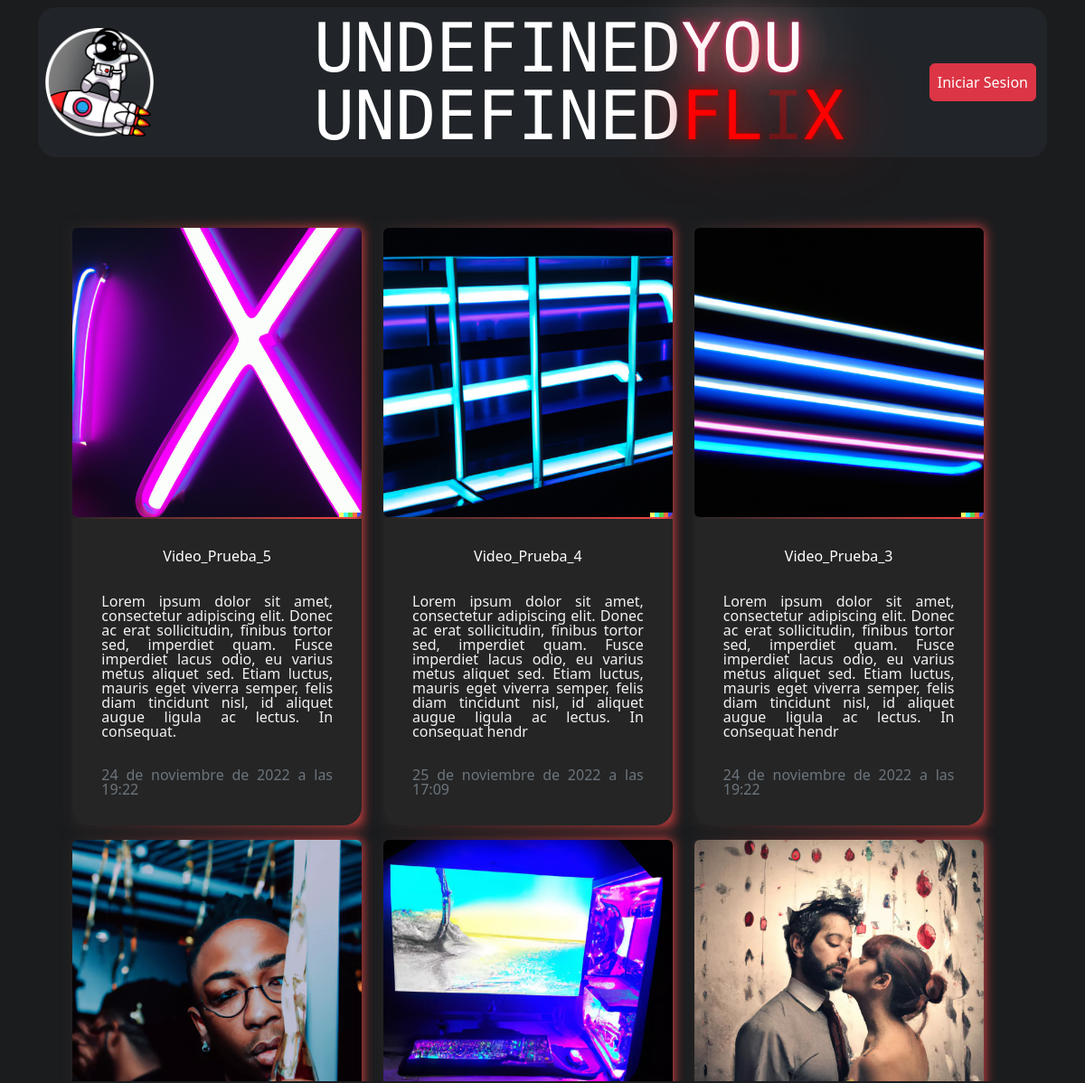
Page /base/videos (upper part) on the earlier database version.
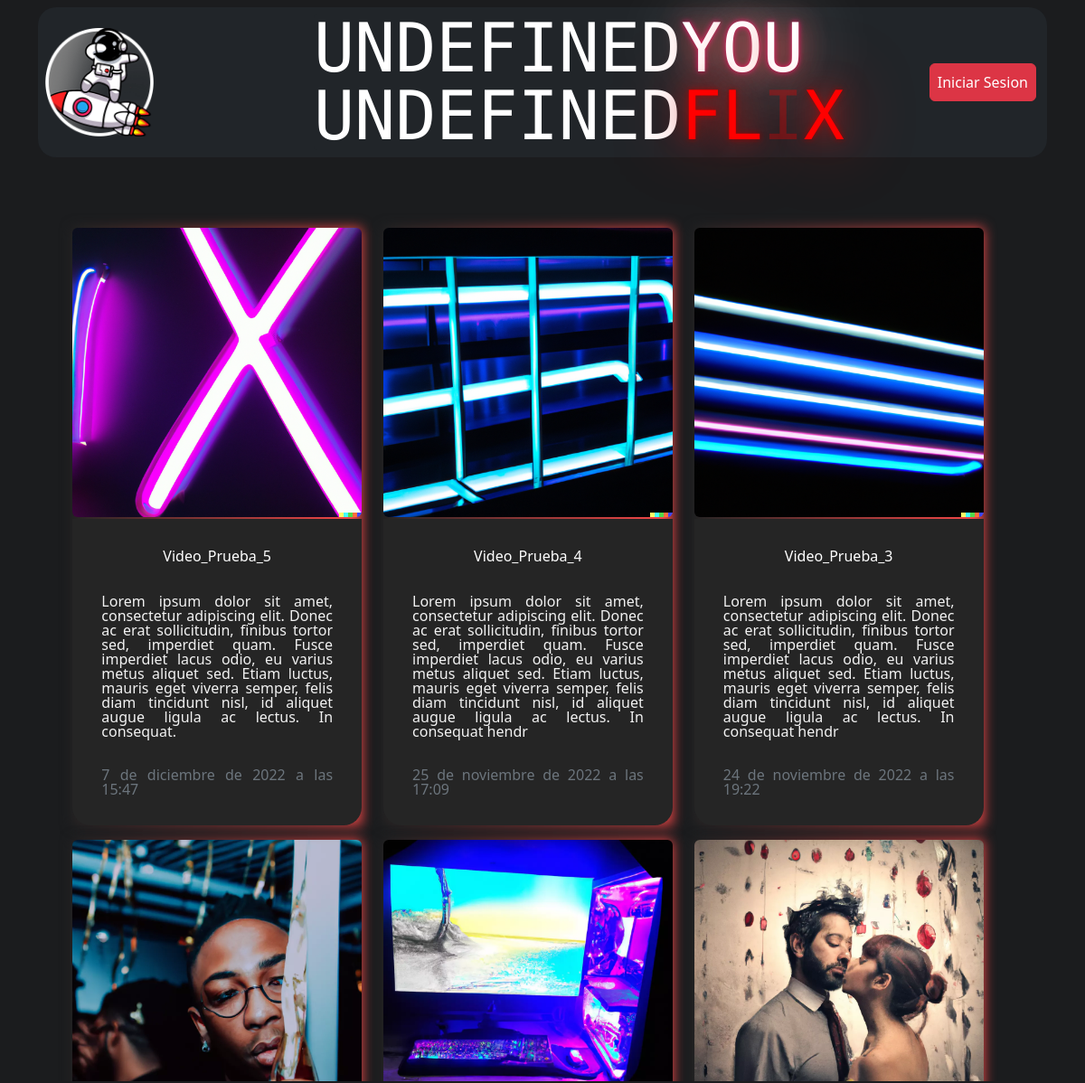
Same page on the later database version.
### app_1/models.py (models this page shows, shortened)
class Video(models.Model):
    title = models.CharField(max_length=30, default='')
    description = models.TextField(max_length=300, null=True)
    path = models.CharField(max_length=2000, null=True, blank="True")
    thumnail = models.CharField(max_length=2000, null=True, blank="True")
    length = models.IntegerField(null=True, default=0)
    datetime = models.DateTimeField(auto_now=True, blank=False, null=False)
    likes = models.ManyToManyField(
        USER_AUTH, blank=True, related_name='post_likes')
    dislikes = models.ManyToManyField(
        USER_AUTH, blank=True, related_name='post_dislikes')
    cathegory = models.CharField(
        max_length=300, null=True, choices=VIDEO_CATHEGORY, default='')
    channel = models.ForeignKey(Channel, on_delete=models.CASCADE,
                                blank=True, null=True, default='', related_name='videos')
    file = models.FileField(upload_to="videos", blank=True,null=True)
    thumnail1=models.ImageField(upload_to="imagenes", blank=True,null=True)
    def miniatura(self):
        if self.thumnail is None:
            pathT=self.thumnail1.path
            pathT=pathT.split('app_1')
            pathUltimo=pathT[1]
            pathUltimo=pathUltimo.replace('\\', '/')
            pathfinal = '..' + pathUltimo
            return pathfinal ##ruta siempre igual a caratula generica.
        else:
            return self.thumnail

### app_1/views.py (the view)
# urls.py: path('base/videos', VideoListView.as_view(), name='videos'),
class VideoListView (ListView):
    model = Video
    template_name = 'app_1/videos.html'

### app_1/templates/app_1/videos.html (shortened to what this page needs)
{% extends 'app_1/base.html' %}
{% load account %} {% user_display user %}
{% load static %}
  {% block estilo %}<link rel="stylesheet" href="{% static 'css/video.css'%}"> {% endblock %}
  {% block contentVideo %}
  <link rel="stylesheet" href="{% static 'css/html5reset-1.6.1.css'%}"  type="text/css" media="screen,print">
	<link href="{% static 'css/demo.css'%}" rel="stylesheet" type="text/css">
  <div class="container">
     <nav class="navbar navbar-dark bg-dark p-2 mt-2">
      <img class="" src="{% static 'img/Logo_negro_blanco.webp' %}" alt="YouFlix_Logo" height="120px">
      <div class="board">
        <p id="you">You</p>
        <p id="flix">Flix</p>
    </div>
      {% if user.is_authenticated %}
      <p class="content-nav-izq text-light mx-auto"> Bienvenido {% user_display user %}&nbsp; </p>
      <img class="rounded-circle" src="{{ user.socialaccount_set.all.0.get_avatar_url }}" alt="userImg" />
      <a href="{% url 'logout' %}">
        <button type="button" class="btn btn-danger p-2 m-1">Cerrar Sesion</button>
      </a>
       {% else %}
       <a href="{% url 'login' %}">
        <button type="button" class="btn btn-danger p-2 m-1">Iniciar Sesion</button>
      </a>
       {% endif %}
    </nav>
    <div class="scroll-bg" >
      <div class="scroll-div" >
        <div class="scroll-object" >
          <div class="dashboard-content text-center px-3" >
            <div class="row mt-5">
              {% if object_list %} {% comment %} COMPROBACION DE SI NOS DEVUELVE UNA LISTA {% endcomment %}
              {% for video in object_list %}  {% comment %} RECORREMOS {% endcomment %}
              <div class="col-sm 12 col-md-4 col-md-4 col-md-4 py-2">
                <a href="/player/{{video.title}}" class="text-decoration-none">
                <div class="cubo">
                  <img src="{{video.miniatura}}" class="rounded cubo-img-top" alt="{{video.title}}">
                  <div class="cubo-body p-3">
                    <h5 class="cubo-title p-3 text-left">{{video.title}}</h5>
                    <p class="cubo-text p-3 text-justify">{{video.description}}</p>
                    <p class="cubo-text p-3"><small class="text-muted">{{video.datetime}}</small></p>
                  </div>
                </a>
                </div>
              </div>
              {% endfor %}
              {% endif %}
  {% endblock %} {% block contentNav %} {% endblock %}

Differences in the rows shown:
changed Video "Video_Prueba_5": datetime "24 de noviembre de 2022 a las 19:22" → "7 de diciembre de 2022 a las 15:47"
